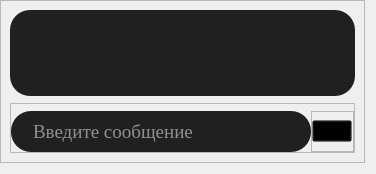
        <widget class="QWidget" name="widget_bottom_center" native="true">
         <property name="focusPolicy">
          <enum>Qt::NoFocus</enum>
         </property>
         <property name="styleSheet">
          <string notr="true"/>
         </property>
         <layout class="QHBoxLayout" name="horizontalLayout_6">
          <property name="leftMargin">
           <number>0</number>
          </property>
          <property name="topMargin">
           <number>0</number>
          </property>
          <item>
           <widget class="QFrame" name="frame_12">
            <property name="focusPolicy">
             <enum>Qt::NoFocus</enum>
            </property>
            <property name="frameShape">
             <enum>QFrame::StyledPanel</enum>
            </property>
            <property name="frameShadow">
             <enum>QFrame::Raised</enum>
            </property>
            <layout class="QVBoxLayout" name="verticalLayout_7">
             <property name="spacing">
              <number>7</number>
             </property>
             <item>
              <widget class="QFrame" name="frame_18">
               <property name="minimumSize">
                <size>
                 <width>258</width>
                 <height>0</height>
                </size>
               </property>
               <property name="maximumSize">
                <size>
                 <width>16777215</width>
                 <height>16777215</height>
                </size>
               </property>
               <property name="focusPolicy">
                <enum>Qt::NoFocus</enum>
               </property>
               <property name="styleSheet">
                <string notr="true">background-color: #202020; /* Замените #CCCCCC на желаемый серый цвет */
color: white;
border-radius: 20px; /* Значение border-radius определяет радиус закругления углов */</string>
               </property>
               <property name="frameShape">
                <enum>QFrame::StyledPanel</enum>
               </property>
               <property name="frameShadow">
                <enum>QFrame::Raised</enum>
               </property>
               <layout class="QVBoxLayout" name="verticalLayout_13">
                <property name="spacing">
                 <number>0</number>
                </property>
                <item>
                 <widget class="QScrollArea" name="scrollArea_3">
                  <property name="cursor" stdset="0">
                   <cursorShape>ArrowCursor</cursorShape>
                  </property>
                  <property name="focusPolicy">
                   <enum>Qt::NoFocus</enum>
                  </property>
                  <property name="styleSheet">
                   <string notr="true">QScrollBar {
	height:0px;
	width:0px;
}
</string>
                  </property>
                  <property name="verticalScrollBarPolicy">
                   <enum>Qt::ScrollBarAlwaysOff</enum>
                  </property>
                  <property name="horizontalScrollBarPolicy">
                   <enum>Qt::ScrollBarAlwaysOff</enum>
                  </property>
                  <property name="widgetResizable">
                   <bool>true</bool>
                  </property>
                  <property name="alignment">
                   <set>Qt::AlignLeading|Qt::AlignLeft|Qt::AlignVCenter</set>
                  </property>
                  <widget class="QWidget" name="scrollAreaWidgetContents_3">
                   <property name="geometry">
                    <rect>
                     <x>0</x>
                     <y>0</y>
                     <width>509</width>
                     <height>381</height>
                    </rect>
                   </property>
                   <property name="cursor">
                    <cursorShape>ArrowCursor</cursorShape>
                   </property>
                  </widget>
                 </widget>
                </item>
               </layout>
              </widget>
             </item>
             <item>
              <widget class="QFrame" name="frame_17">
               <property name="sizePolicy">
                <sizepolicy hsizetype="Expanding" vsizetype="Fixed">
                 <horstretch>0</horstretch>
                 <verstretch>0</verstretch>
                </sizepolicy>
               </property>
               <property name="minimumSize">
                <size>
                 <width>0</width>
                 <height>30</height>
                </size>
               </property>
               <property name="maximumSize">
                <size>
                 <width>16777215</width>
                 <height>50</height>
                </size>
               </property>
               <property name="focusPolicy">
                <enum>Qt::NoFocus</enum>
               </property>
               <property name="frameShape">
                <enum>QFrame::StyledPanel</enum>
               </property>
               <property name="frameShadow">
                <enum>QFrame::Raised</enum>
               </property>
               <layout class="QHBoxLayout" name="horizontalLayout_8">
                <property name="spacing">
                 <number>0</number>
                </property>
                <property name="leftMargin">
                 <number>0</number>
                </property>
                <property name="topMargin">
                 <number>7</number>
                </property>
                <property name="rightMargin">
                 <number>0</number>
                </property>
                <property name="bottomMargin">
                 <number>0</number>
                </property>
                <item>
                 <widget class="QLineEdit" name="lineEdit_1">
                  <property name="minimumSize">
                   <size>
                    <width>300</width>
                    <height>41</height>
                   </size>
                  </property>
                  <property name="maximumSize">
                   <size>
                    <width>16777215</width>
                    <height>16777215</height>
                   </size>
                  </property>
                  <property name="font">
                   <font>
                    <family>Times New Roman</family>
                    <pointsize>14</pointsize>
                   </font>
                  </property>
                  <property name="cursor">
                   <cursorShape>IBeamCursor</cursorShape>
                  </property>
                  <property name="mouseTracking">
                   <bool>false</bool>
                  </property>
                  <property name="focusPolicy">
                   <enum>Qt::ClickFocus</enum>
                  </property>
                  <property name="styleSheet">
                   <string notr="true">QLineEdit{
	background-color: #202020;
	color: white;
	border-radius: 20px;
	padding-left: 20px;
	padding-right: 35px;
}</string>
                  </property>
                  <property name="inputMethodHints">
                   <set>Qt::ImhNone</set>
                  </property>
                  <property name="text">
                   <string/>
                  </property>
                  <property name="maxLength">
                   <number>1000</number>
                  </property>
                  <property name="frame">
                   <bool>false</bool>
                  </property>
                  <property name="placeholderText">
                   <string>Введите сообщение</string>
                  </property>
                  <property name="clearButtonEnabled">
                   <bool>false</bool>
                  </property>
                 </widget>
                </item>
                <item>
                 <widget class="QFrame" name="frame_19">
                  <property name="minimumSize">
                   <size>
                    <width>43</width>
                    <height>20</height>
                   </size>
                  </property>
                  <property name="cursor">
                   <cursorShape>PointingHandCursor</cursorShape>
                  </property>
                  <property name="focusPolicy">
                   <enum>Qt::NoFocus</enum>
                  </property>
                  <property name="frameShape">
                   <enum>QFrame::StyledPanel</enum>
                  </property>
                  <property name="frameShadow">
                   <enum>QFrame::Raised</enum>
                  </property>
                  <layout class="QVBoxLayout" name="verticalLayout_15">
                   <property name="spacing">
                    <number>0</number>
                   </property>
                   <property name="leftMargin">
                    <number>0</number>
                   </property>
                   <property name="topMargin">
                    <number>0</number>
                   </property>
                   <property name="rightMargin">
                    <number>0</number>
                   </property>
                   <property name="bottomMargin">
                    <number>0</number>
                   </property>
                   <item>
                    <widget class="QPushButton" name="send_message">
                     <property name="enabled">
                      <bool>true</bool>
                     </property>
                     <property name="sizePolicy">
                      <sizepolicy hsizetype="Fixed" vsizetype="Fixed">
                       <horstretch>0</horstretch>
                       <verstretch>0</verstretch>
                      </sizepolicy>
                     </property>
                     <property name="cursor">
                      <cursorShape>PointingHandCursor</cursorShape>
                     </property>
                     <property name="mouseTracking">
                      <bool>false</bool>
                     </property>
                     <property name="tabletTracking">
                      <bool>false</bool>
                     </property>
                     <property name="focusPolicy">
                      <enum>Qt::StrongFocus</enum>
                     </property>
                     <property name="acceptDrops">
                      <bool>false</bool>
                     </property>
                     <property name="autoFillBackground">
                      <bool>false</bool>
                     </property>
                     <property name="styleSheet">
                      <string notr="true">background-color: transparent;
outline: none;</string>
                     </property>
                     <property name="text">
                      <string/>
                     </property>
                     <property name="icon">
                      <iconset>
                       <normaloff>images/send.svg</normaloff>images/send.svg</iconset>
                     </property>
                     <property name="iconSize">
                      <size>
                       <width>30</width>
                       <height>30</height>
                      </size>
                     </property>
                     <property name="shortcut">
                      <string/>
                     </property>
                    </widget>
                   </item>
                  </layout>
                 </widget>
                </item>
               </layout>
              </widget>
             </item>
            </layout>
           </widget>
          </item>
         </layout>
        </widget>
